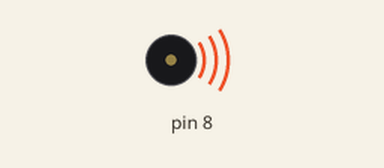
Simulated run of this sketch. Board: Arduino Uno, built with avr-gcc and run on an emulated ATmega328P. Shown: buzzer (waves = sounding).

Above: at 0.16 s.
At 5.33 s:
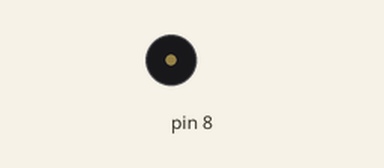
Timing chart, 0 to 6.2 s (numbered marks = the images above):
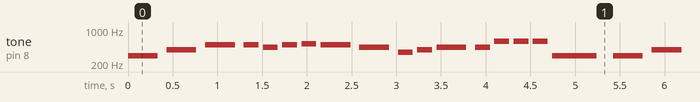

Measured:
- by itself, tone on pin 8: plays 294 Hz for 0.33 s, 392 Hz for 0.33 s, 494 Hz for 0.33 s, 494 Hz for 0.17 s, 440 Hz for 0.17 s, 494 Hz for 0.17 s … (408 notes in this stretch)

The sketch:

sketch_nov21a.ino
```cpp
#include "pitches.h"


// joyeux enfants de la bourgogne
int melody[] = {
  NOTE_RE4, NOTE_SOL4, NOTE_SI4, NOTE_SI4, NOTE_LA4, NOTE_SI4, NOTE_DO5, NOTE_SI4,NOTE_LA4, NOTE_FA4, NOTE_SOL4, NOTE_LA4, NOTE_LA4, NOTE_RE5, NOTE_RE5, NOTE_RE5, NOTE_RE4
};

// note durations: 4 = quarter note, 8 = eighth note, etc.:
int noteDurations[] = {
  3, 3, 3, 6, 6, 6, 6, 3, 3, 6, 6, 3, 6, 6, 6, 6, 2
};

/*int melody[] = {
  NOTE_SOL5, NOTE_SOL5, NOTE_SOL5, NOTE_LA5, NOTE_SI5, NOTE_LA5,
  NOTE_SOL5, NOTE_SI5, NOTE_LA5, NOTE_LA5, NOTE_SOL5
};

int noteDurations[] = {
  4, 4, 4, 4, 2, 2,
  4, 4, 4, 4, 1
};*/

void setup() {

}

void loop() {
  // iterate over the notes of the melody:
  for (int thisNote = 0; thisNote < sizeof(melody); thisNote++) {

    int noteDuration = 1000 / noteDurations[thisNote];
    tone(8, melody[thisNote], noteDuration);

   int pauseBetweenNotes = noteDuration * 1.30;
    delay(pauseBetweenNotes);
    // stop the tone playing:
    noTone(8);
  }
}
```

pitches.h
```cpp
/*************************************************
 * Public Constants
 *************************************************/

#define NOTE_SI0  31
#define NOTE_DO1  33
#define NOTE_DOS1 35
#define NOTE_RE1  37
#define NOTE_RES1 39
#define NOTE_MI1  41
#define NOTE_FA1  44
#define NOTE_FAS1 46
#define NOTE_SOL1  49
#define NOTE_SOLS1 52
#define NOTE_LA1  55
#define NOTE_LAS1 58
#define NOTE_SI1  62
#define NOTE_DO2  65
#define NOTE_DOS2 69
#define NOTE_RE2  73
#define NOTE_RES2 78
#define NOTE_MI2  82
#define NOTE_FA2  87
#define NOTE_FAS2 93
#define NOTE_SOL2  98
#define NOTE_SOLS2 104
#define NOTE_LA2  110
#define NOTE_LAS2 117
#define NOTE_SI2  123
#define NOTE_DO3  131
#define NOTE_DOS3 139
#define NOTE_RE3  147
#define NOTE_RES3 156
#define NOTE_MI3  165
#define NOTE_FA3  175
#define NOTE_FAS3 185
#define NOTE_SOL3  196
#define NOTE_SOLS3 208
#define NOTE_LA3  220
#define NOTE_LAS3 233
#define NOTE_SI3  247
#define NOTE_DO4  262
#define NOTE_DOS4 277
#define NOTE_RE4  294
#define NOTE_RES4 311
#define NOTE_MI4  330
#define NOTE_FA4  349
#define NOTE_FAS4 370
#define NOTE_SOL4  392
#define NOTE_SOLS4 415
#define NOTE_LA4  440
#define NOTE_LAS4 466
#define NOTE_SI4  494
#define NOTE_DO5  523
#define NOTE_DOS5 554
#define NOTE_RE5  587
#define NOTE_RES5 622
#define NOTE_MI5  659
#define NOTE_FA5  698
#define NOTE_FAS5 740
#define NOTE_SOL5 784
#define NOTE_SOLS5 831
#define NOTE_LA5  880
#define NOTE_LAS5 932
#define NOTE_SI5  988
#define NOTE_DO6  1047
#define NOTE_DOS6 1109
#define NOTE_RE6  1175
#define NOTE_RES6 1245
#define NOTE_MI6  1319
#define NOTE_FA6  1397
#define NOTE_FAS6 1480
#define NOTE_SOL6  1568
#define NOTE_SOLS6 1661
#define NOTE_LA6  1760
#define NOTE_LAS6 1865
#define NOTE_SI6  1976
#define NOTE_DO7  2093
#define NOTE_DOS7 2217
#define NOTE_RE7  2349
#define NOTE_RES7 2489
#define NOTE_MI7  2637
#define NOTE_FA7  2794
#define NOTE_FAS7 2960
#define NOTE_SOL7  3136
#define NOTE_SOLS7 3322
#define NOTE_LA7  3520
#define NOTE_LAS7 3729
#define NOTE_SI7  3951
#define NOTE_DO8  4186
#define NOTE_DOS8 4435
#define NOTE_RE8  4699
#define NOTE_RES8 4978
```
